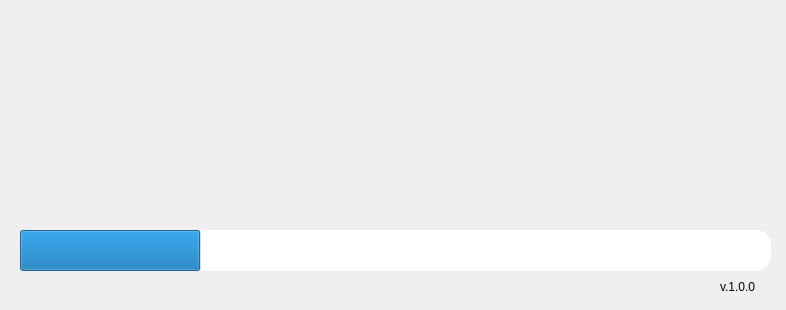
<?xml version="1.0" encoding="UTF-8"?>
<ui version="4.0">
 <class>MainWindow</class>
 <widget class="QMainWindow" name="MainWindow">
  <property name="geometry">
   <rect>
    <x>0</x>
    <y>0</y>
    <width>786</width>
    <height>310</height>
   </rect>
  </property>
  <property name="windowTitle">
   <string>MainWindow</string>
  </property>
  <property name="autoFillBackground">
   <bool>false</bool>
  </property>
  <property name="styleSheet">
   <string notr="true">
border-radius:15px;</string>
  </property>
  <widget class="QWidget" name="centralwidget">
   <widget class="QLabel" name="label">
    <property name="geometry">
     <rect>
      <x>390</x>
      <y>10</y>
      <width>371</width>
      <height>191</height>
     </rect>
    </property>
    <property name="text">
     <string/>
    </property>
    <property name="pixmap">
     <pixmap>images/637288638132980756.png</pixmap>
    </property>
   </widget>
   <widget class="QLabel" name="label_2">
    <property name="geometry">
     <rect>
      <x>20</x>
      <y>0</y>
      <width>351</width>
      <height>191</height>
     </rect>
    </property>
    <property name="text">
     <string/>
    </property>
    <property name="pixmap">
     <pixmap>images/dorsa2.png</pixmap>
    </property>
    <property name="scaledContents">
     <bool>true</bool>
    </property>
   </widget>
   <widget class="QProgressBar" name="progressBar">
    <property name="geometry">
     <rect>
      <x>20</x>
      <y>230</y>
      <width>751</width>
      <height>41</height>
     </rect>
    </property>
    <property name="value">
     <number>24</number>
    </property>
    <property name="textVisible">
     <bool>false</bool>
    </property>
   </widget>
   <widget class="QLabel" name="label_3">
    <property name="geometry">
     <rect>
      <x>720</x>
      <y>280</y>
      <width>47</width>
      <height>13</height>
     </rect>
    </property>
    <property name="text">
     <string>v.1.0.0</string>
    </property>
   </widget>
   <widget class="QLabel" name="label_4">
    <property name="geometry">
     <rect>
      <x>320</x>
      <y>240</y>
      <width>181</width>
      <height>21</height>
     </rect>
    </property>
    <property name="font">
     <font>
      <family>Times New Roman</family>
      <pointsize>14</pointsize>
     </font>
    </property>
    <property name="styleSheet">
     <string notr="true">background-color:Transparent;
text-align: center;
color:rgb(0,0,0);</string>
    </property>
    <property name="text">
     <string/>
    </property>
   </widget>
  </widget>
 </widget>
 <resources/>
 <connections/>
</ui>
